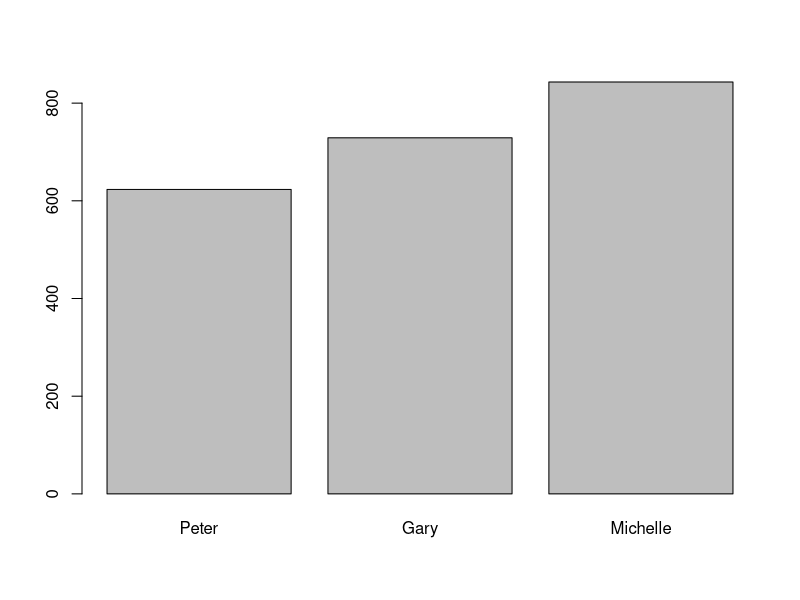
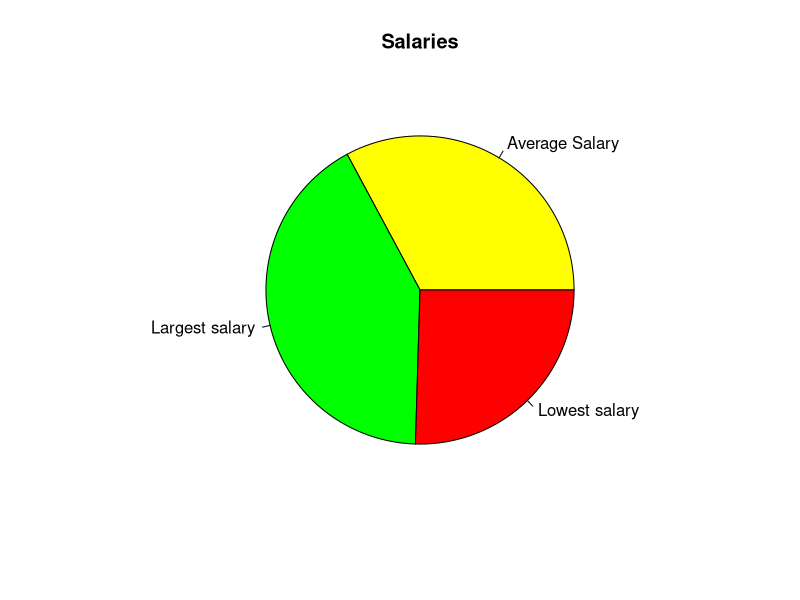

Recreate these plots in R, in order. (Note: this script raises an error after producing the figures.)
matrix1 <- matrix(c(7, 2, 9, 4, 12, 13), nrow = 2, ncol = 3)
matrix2 <- matrix(c(1, 2, 3, 7, 8, 9, 12, 13, 14, 19, 20, 21), nrow = 3, ncol = 4)
matrix1 %*% matrix2

dataframe1 <- data.frame(
  id = c(1, 2, 3, 4, 5),
  name = c('Peter', 'Amy', 'Ryan', 'Gary', 'Michelle'),
  salary = c(623.30, 515.20, 611.00, 729.00, 843.25)
)
dataframe1

department <- c('Sales', 'Human Resources', 'Marketing', 'Finance', 'Customer Service')
dataframe2 <- cbind(dataframe1, department)
dataframe2

dataframe3 <- dataframe2[-c(1, 3, 5), -c(2, 3)]
dataframe3

bar_name <- c('Peter', 'Gary', 'Michelle')
bar_salary <- c (623.30, 729.00, 843.25)
barplot(bar_salary, names.arg = bar_name)

pie_labels <- c('Average Salary', 'Largest salary', 'Lowest salary')
pie_colors <- c('yellow', 'green', 'red')
pie_data <- c(mean(dataframe1[1:5, 3]), max(dataframe1[1:5, 3]), 
              min(dataframe1[1:5, 3]))
pie(pie_data, label = pie_labels, main = 'Salaries', col = pie_colors)

score <- c('player 1\'s score is 5', 'player 2\'s score is 7')
rounds <- function(n){
  for (x in 1:n){
    print('round #', x)
    score
    print()
  }
}
rounds(10)

results <- function(){
  choices <- c('rock', 'paper')
  player1 <- choices[1]
  player2 <- choices[2]
  if (player1 == 'rock' & player2 == 'scissors'){
    print('player 1 wins, rock smashes scissors')
    winner <- 'player 1'
    return(winner)
  } else if (player1 == 'rock' & player2 == 'paper'){
    print('player 2 wins, paper covers rock')
    winner <- 'player 2'
    return(winner)
  } else if (player1 == 'paper' & player2 == 'rock'){
    print('player 1 wins, paper covers rock')
    winner <- 'player 1'
    return(winner)
  } else if (player1 == 'paper' & player2 == 'scissors'){
    print('player 2 wins, scissors cut paper')
    winner <- 'player 2'
    return(winner)
  } else if (player1 == 'scissors' & player2 == 'rock'){
    print('player 2 wins, rock smashes scissors')
    winner <- 'player 2'
    return(winner)
  } else if (player1 == 'scissors' & player2 == 'paper'){
    print('player 1 wins, scissors cut paper')
    winner <- 'player 1'
    return(winner)
  } else{
    print('both players selected the same thing, its a tie')
  }
}
results
  
  
  